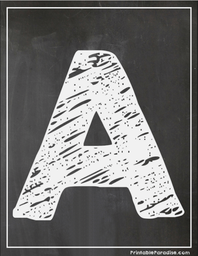
#> input picture Assignment/1810576130_Assignment9/A.png, 198 x 256 px, shrunk from 580 x 751 before the run, found by its file name
$ python custom_erosion_dilation.py
#> lines starting #> are read from the running program, lines starting #| are printed output that depends on the picture; after the words box and inside, x2 and y2 are one past the last pixel; in counts of white or black regions, pixels touching at a corner belong together
import numpy as np
import cv2
import matplotlib.pyplot as plt

def countOne(kernel):
    cnt = 0
    _, k = kernel.shape
    for i in range(k):
        for j in range(k):
            if(kernel[i][j]>0):
                cnt += 1
    return cnt

def padding(img):
    w, h = img.shape
    new_img = np.zeros(shape=(w+2,h+2))
    w, h = new_img.shape
    new_img[1:w-1,1:h-1] = img
    return new_img

def erosion(img, kernel):
    img = padding(img)
    _, k = kernel.shape
    w, h = img.shape
    new_w, new_h = w-k+1, h-k+1
    conv_img = np.zeros(shape=(new_w,new_h))


    # number of one count
    cnt = countOne(kernel=kernel)
    #print(cnt)
    for i in range(new_w):
        for j in range(new_h):
            mat = img[i:i+k,j:j+k]
            flag = countOne(np.multiply(kernel,mat))

            if flag==cnt:
                conv_img[i,j]=1
            else:
                conv_img[i,j]=0;
    return conv_img

def dilation(img, kernel):
    img = padding(img)
    _, k = kernel.shape
    w, h = img.shape
    new_w, new_h = w-k+1, h-k+1
    conv_img = np.zeros(shape=(new_w,new_h))

    for i in range(new_w):
        for j in range(new_h):
            mat = img[i:i+k,j:j+k]
            flag = countOne(np.multiply(kernel,mat))

            if flag>0:
                conv_img[i][j]=1
            else:
                conv_img[i][j]=0;
    return conv_img


# start from here
img_path = '/home/kawsar/Desktop/Class_Resource/4th year 1st semester/4181- Digital Image Processing/ImageProcessingLab/Assignment/1810576130_Assignment9/A.png'
img = cv2.imread(img_path,0)
#> img: shape (256, 198); min 13, max 255, mean 112.9

#img = cv2.resize(img,(300,300))
_, img = cv2.threshold(img, 127, 255, cv2.THRESH_BINARY)
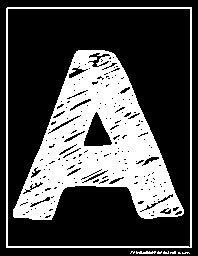
#> img: shape (256, 198); 30.4% white; 9 white regions (6 under 20 px), largest, box (x1, y1, x2, y2) and area: (13, 50, 184, 220) 13638, (6, 7, 192, 248) 1690, (136, 251, 156, 254) 45

x, y, pos = 2, 3, 1
List = []
List.append([img,'Main Image'])

# Taking a matrix of size 3 as the kernel
kernel1 = np.ones((3, 3), np.uint8)


#Built in dilation
img_dilation = cv2.dilate(img,kernel1, iterations=1)
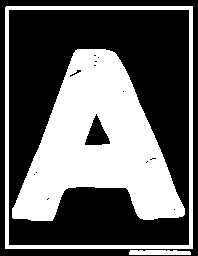
#> img_dilation: shape (256, 198); 38.8% white; 3 white regions, box (x1, y1, x2, y2) and area: (12, 49, 185, 221) 15975, (5, 6, 193, 249) 3383, (129, 250, 191, 255) 286
List.append([img_dilation,'Built in Dilation Image'])
#custom dilation
custom_dilation = dilation(img, kernel1)
#> in padding, `new_img[1:w-1,1:h-1] = img`:
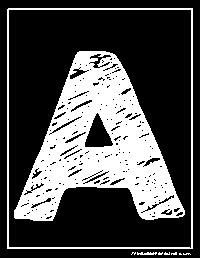
#> new_img: shape (258, 200) float64; 29.9% white; 9 white regions (6 under 20 px), largest, box (x1, y1, x2, y2) and area: (14, 51, 185, 221) 13638, (7, 8, 193, 249) 1690, (137, 252, 157, 255) 45
List.append([custom_dilation,'Custom Dialtion Image'])

#Built in erosion
img_erosion = cv2.erode(img,kernel1, iterations=1)
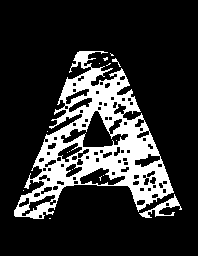
#> img_erosion: shape (256, 198); 18.3% white; 16 white regions (13 under 20 px), largest, box (x1, y1, x2, y2) and area: (14, 51, 174, 219) 8937, (139, 194, 182, 218) 283, (112, 58, 121, 67) 24
List.append([img_erosion,'Built in erosion Image'])
#custom dilation
custom_erosion = erosion(img, kernel1)
List.append([custom_erosion,'Custom erosion Image'])


for im, title in List:
    plt.subplot(x, y, pos)
    plt.title(title)
    plt.imshow(im,cmap='binary')
    pos += 1
#> this loop made 5 passes
#> title on passes 1 to 5: 'Main Image', 'Built in Dilation Image', 'Custom Dialtion Image', 'Built in erosion Image', 'Custom erosion Image'

plt.show()
